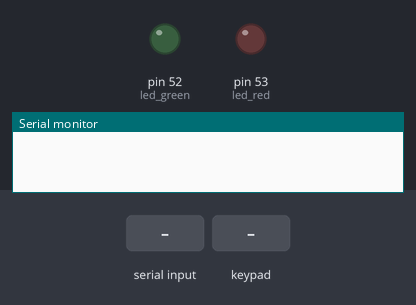
Simulated run of this sketch. Board: Arduino Mega 2560, built with avr-gcc and run on an emulated ATmega2560. Shown: output pins drawn as LEDs (lit = HIGH), the last lines printed to the serial monitor. The test bench sets the inputs (shaded band).

Above: at 1.2 s.
1.3 s: "a" received over Serial
At 2.5 s:
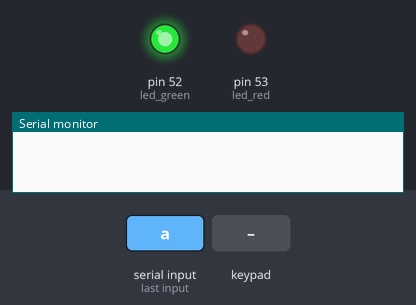
2.8 s: "b" received over Serial
At 3.6 s:
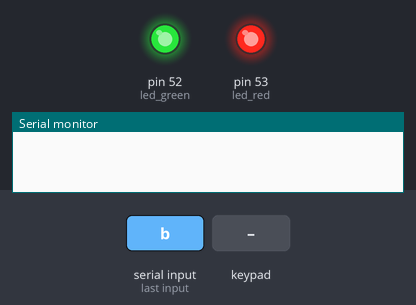
4.3 s: key '1' pressed
At 4.8 s:
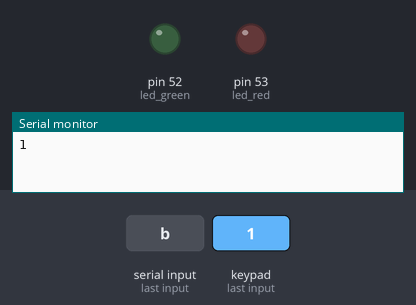
5.8 s: "b" received over Serial
At 7.0 s:
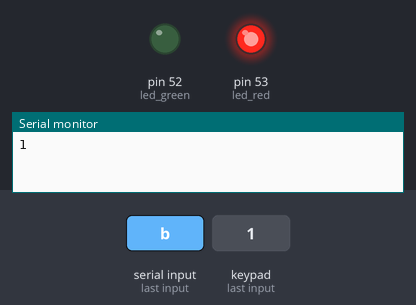
7.3 s: keypad keys 4 5 4 6 4 7 4 8 # pressed 0.4 s apart
At 8.4 s:
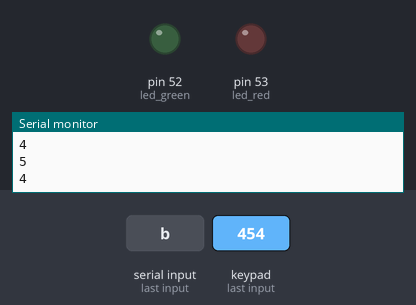
Timing chart, 0 to 10.3 s (numbered marks = the images above; inputs shaded):
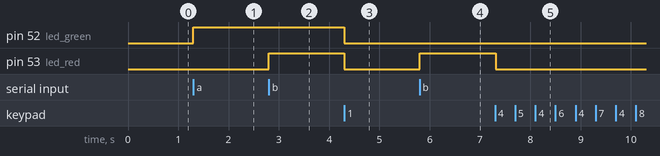

The sketch:

keypad_unlocker.ino
```cpp
#include <Keypad.h>

const byte ROWS = 4; //four rows
const byte COLS = 3; //three columns
char keys[ROWS][COLS] = {
  {'1','2','3'},
  {'4','5','6'},
  {'7','8','9'},
  {'*','0','#'}
};
byte rowPins[ROWS] = {45, 46, 47, 48}; //connect to the row pinouts of the keypad
byte colPins[COLS] = {42, 43, 44}; //connect to the column pinouts of the keypad


Keypad keypad = Keypad( makeKeymap(keys), rowPins, colPins, ROWS, COLS );


//GREEN AND RED LED
int led_green = 52;
int led_red = 53;

int incomingByte = 0;//receive data from the serial port

void setup(){
  Serial.begin(9600);
   // initialize the digital pin as an output.
    pinMode(led_red, OUTPUT);
    pinMode(led_green, OUTPUT);
}

void loop(){
  if (Serial.available() > 0) {
                // read the incoming byte:
                incomingByte = Serial.read();
                //if the password is correct(incoming byte =97)
                if(incomingByte==97){
                  //Serial.println(incomingByte,DEC);
                  digitalWrite(led_green, HIGH);//turns on green light
                }
                //if the password is incorrect(incoming byte =98)
                if(incomingByte==98){
                  digitalWrite(led_red, HIGH);//turns on red light
                }

        }
  char key = keypad.getKey();

  if (key){
    digitalWrite(led_green, LOW);//turns off leds
    digitalWrite(led_red, LOW);//turns off leds
    Serial.println(key);//print pressed key to serial port


  }
}
```

Measured:
- after the input at 1.3 s, pin 52 (led_green): LOW → HIGH at once
- after the input at 2.8 s, pin 53 (led_red): LOW → HIGH at once
- after the input at 4.3 s, pin 52 (led_green), pin 53 (led_red): HIGH → LOW at once
- after the input at 5.8 s, pin 53 (led_red): LOW → HIGH at once
- after the input at 7.3 s, pin 53 (led_red): HIGH → LOW at once
